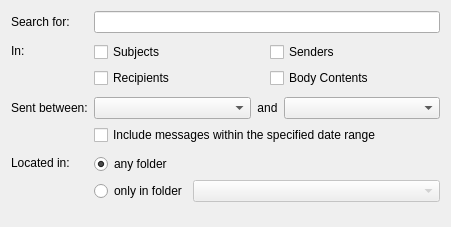
<?xml version="1.0" encoding="UTF-8"?>
<ui version="4.0">
 <class>SearchWidget</class>
 <widget class="QWidget" name="SearchWidget">
  <property name="geometry">
   <rect>
    <x>0</x>
    <y>0</y>
    <width>451</width>
    <height>227</height>
   </rect>
  </property>
  <property name="windowTitle">
   <string>Form</string>
  </property>
  <layout class="QFormLayout" name="formLayout">
   <property name="fieldGrowthPolicy">
    <enum>QFormLayout::AllNonFixedFieldsGrow</enum>
   </property>
   <item row="0" column="0">
    <widget class="QLabel" name="label">
     <property name="text">
      <string>Search for:</string>
     </property>
    </widget>
   </item>
   <item row="0" column="1">
    <widget class="KLineEdit" name="searchText">
     <property name="showClearButton" stdset="0">
      <bool>true</bool>
     </property>
    </widget>
   </item>
   <item row="1" column="0">
    <widget class="QLabel" name="label_2">
     <property name="text">
      <string>In:</string>
     </property>
    </widget>
   </item>
   <item row="1" column="1">
    <widget class="QWidget" name="widget" native="true">
     <layout class="QGridLayout" name="gridLayout">
      <property name="leftMargin">
       <number>0</number>
      </property>
      <property name="topMargin">
       <number>3</number>
      </property>
      <property name="rightMargin">
       <number>0</number>
      </property>
      <property name="bottomMargin">
       <number>3</number>
      </property>
      <item row="0" column="0">
       <widget class="QCheckBox" name="inSubjects">
        <property name="text">
         <string>Subjects</string>
        </property>
       </widget>
      </item>
      <item row="0" column="1">
       <widget class="QCheckBox" name="inSenders">
        <property name="text">
         <string>Senders</string>
        </property>
       </widget>
      </item>
      <item row="1" column="0">
       <widget class="QCheckBox" name="inRecipients">
        <property name="text">
         <string>Recipients</string>
        </property>
       </widget>
      </item>
      <item row="1" column="1">
       <widget class="QCheckBox" name="inBodyContents">
        <property name="text">
         <string>Body Contents</string>
        </property>
       </widget>
      </item>
     </layout>
    </widget>
   </item>
   <item row="2" column="0">
    <widget class="QLabel" name="label_3">
     <property name="text">
      <string>Sent between:</string>
     </property>
    </widget>
   </item>
   <item row="2" column="1">
    <layout class="QHBoxLayout" name="horizontalLayout" stretch="1,0,1">
     <item>
      <widget class="KPIM::KDateEdit" name="startDate">
       <property name="enabled">
        <bool>true</bool>
       </property>
      </widget>
     </item>
     <item>
      <widget class="QLabel" name="label_4">
       <property name="sizePolicy">
        <sizepolicy hsizetype="Preferred" vsizetype="Preferred">
         <horstretch>0</horstretch>
         <verstretch>0</verstretch>
        </sizepolicy>
       </property>
       <property name="text">
        <string>and</string>
       </property>
       <property name="alignment">
        <set>Qt::AlignCenter</set>
       </property>
      </widget>
     </item>
     <item>
      <widget class="KPIM::KDateEdit" name="endDate">
       <property name="enabled">
        <bool>true</bool>
       </property>
      </widget>
     </item>
    </layout>
   </item>
   <item row="3" column="1">
    <widget class="QCheckBox" name="includeDateRange">
     <property name="text">
      <string>Include messages within the specified date range</string>
     </property>
    </widget>
   </item>
   <item row="4" column="0">
    <widget class="QLabel" name="label_5">
     <property name="text">
      <string>Located in:</string>
     </property>
    </widget>
   </item>
   <item row="4" column="1">
    <widget class="QWidget" name="widget_2" native="true">
     <layout class="QGridLayout" name="gridLayout_2" columnstretch="0,1">
      <property name="leftMargin">
       <number>0</number>
      </property>
      <property name="topMargin">
       <number>3</number>
      </property>
      <property name="rightMargin">
       <number>0</number>
      </property>
      <property name="bottomMargin">
       <number>3</number>
      </property>
      <item row="0" column="0">
       <widget class="QRadioButton" name="locatedInAnyCollection">
        <property name="text">
         <string>any folder</string>
        </property>
        <property name="checked">
         <bool>true</bool>
        </property>
       </widget>
      </item>
      <item row="1" column="0">
       <widget class="QRadioButton" name="locatedInSpecificCollection">
        <property name="text">
         <string>only in folder</string>
        </property>
       </widget>
      </item>
      <item row="1" column="1">
       <widget class="Akonadi::CollectionComboBox" name="collectionCombo">
        <property name="enabled">
         <bool>false</bool>
        </property>
       </widget>
      </item>
     </layout>
    </widget>
   </item>
  </layout>
 </widget>
 <customwidgets>
  <customwidget>
   <class>KPIM::KDateEdit</class>
   <extends>QComboBox</extends>
   <header>libkdepim/kdateedit.h</header>
  </customwidget>
  <customwidget>
   <class>KLineEdit</class>
   <extends>QLineEdit</extends>
   <header>klineedit.h</header>
  </customwidget>
  <customwidget>
   <class>Akonadi::CollectionComboBox</class>
   <extends>QComboBox</extends>
   <header location="global">akonadi/collectioncombobox.h</header>
  </customwidget>
 </customwidgets>
 <resources/>
 <connections>
  <connection>
   <sender>locatedInSpecificCollection</sender>
   <signal>toggled(bool)</signal>
   <receiver>collectionCombo</receiver>
   <slot>setEnabled(bool)</slot>
   <hints>
    <hint type="sourcelabel">
     <x>138</x>
     <y>235</y>
    </hint>
    <hint type="destinationlabel">
     <x>217</x>
     <y>239</y>
    </hint>
   </hints>
  </connection>
 </connections>
</ui>
